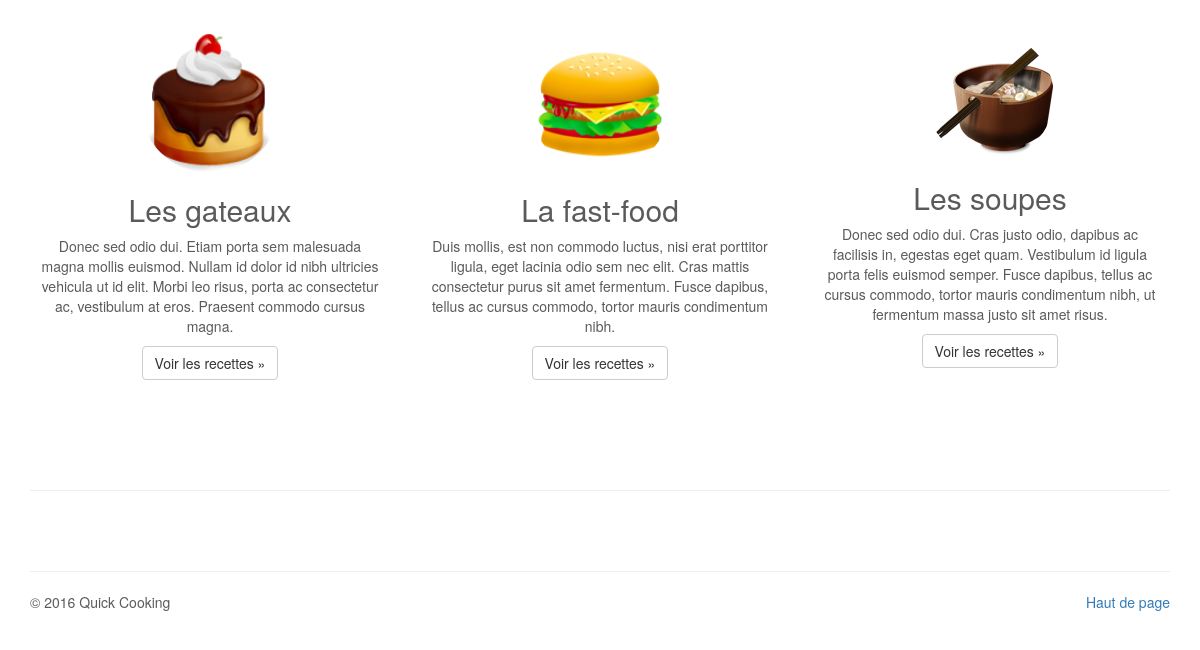
Before: / (lower part) with the older database file.
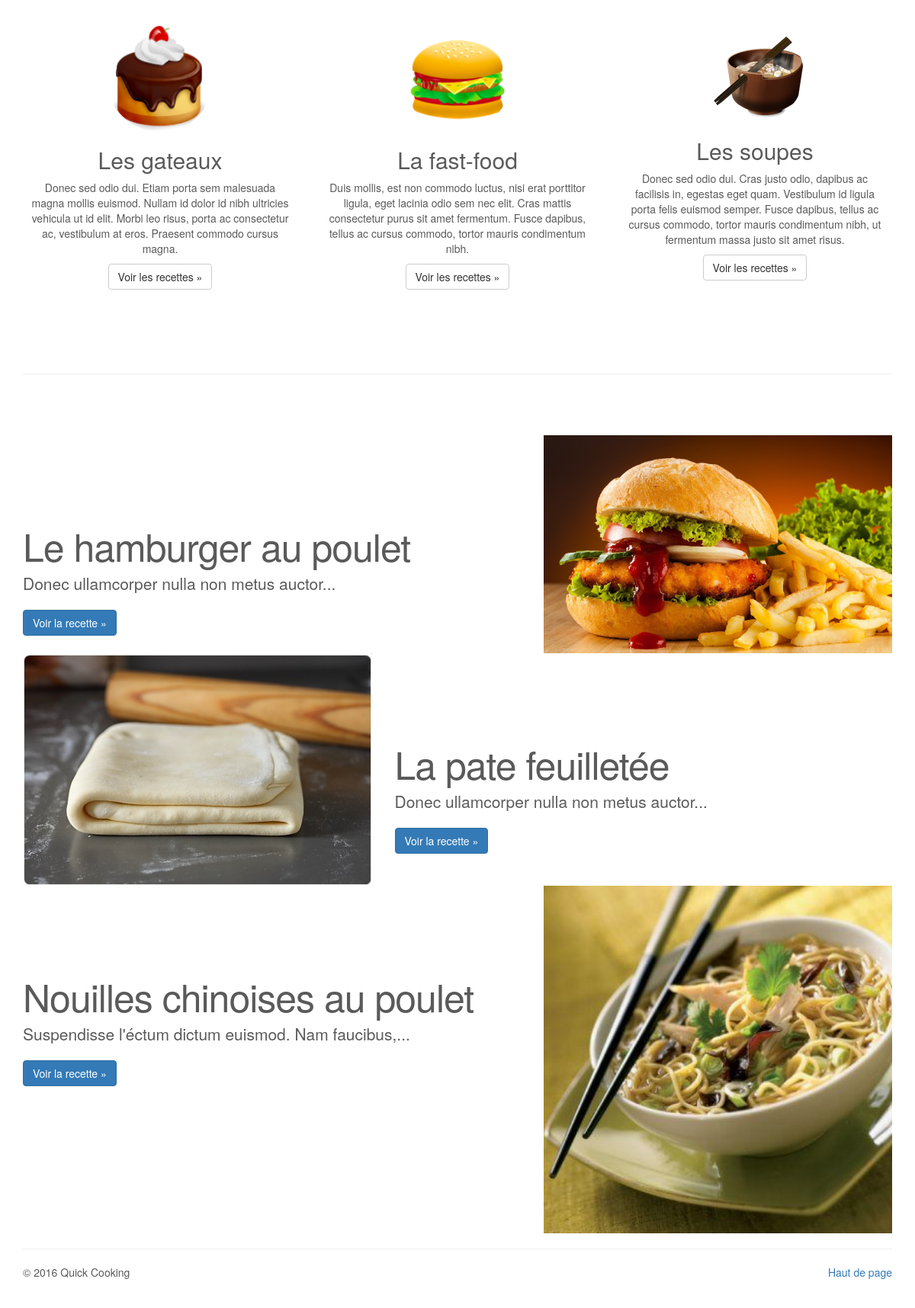
After: the same page with the newer database file.
### tables this page shows
CREATE TABLE IF NOT EXISTS `recipe` (
  `id` int(11) NOT NULL AUTO_INCREMENT,
  `type` tinyint(2) NOT NULL,
  `title` varchar(100) NOT NULL,
  `ingredients` text NOT NULL,
  `content` text NOT NULL,
  `picture` varchar(100) DEFAULT NULL,
  `date` datetime DEFAULT NULL,
  PRIMARY KEY (`id`)
);

### config/autoload.conf.php (called while the page is built, shortened)
<?php
function autoLoader($class_name) {
	$class_path = __DIR__.'/../class/'.$class_name.'.class.php';
	if (file_exists($class_path)) {
		return true;
	}
	throw new Exception('[AutoloadError] Class '.$class_name.' in '.$class_path.' not found');
}

### class/Db.class.php (called while the page is built, shortened)
<?php
class Db extends PDO {
    private static $instance;
    public static function getInstance($database = null) {
    	$database = !empty($database) ? $database : self::DB;
    	if (!isset(self::$instance)) {
    		self::$instance = new Db($database);
    	}
    	return self::$instance;
    }
	public static function bindValues(&$query, $vars = array()) {
		return true;
	}
	public static function select($sql, $vars = array()) {
		$query = self::_query($sql, $vars);
		return $query->fetchAll();
	}
	private static function _query($sql, $vars = array()) {
		$db = self::getInstance();
		$query = $db->prepare($sql);
		self::bindValues($query, $vars);
		$query->execute();
		return $query;
	}
}

### class/Model.class.php (called while the page is built, shortened)
<?php
class Model {
	public function __construct($data = array()) {
		foreach($data as $key => $value) {
			$setter = $this->_setter($key);
		}
	}
	public function __get($key) {
		$getter = $this->_getter($key);
		if (method_exists($this, $getter)) {
			return $this->$getter();
		}
	}
	public static function getList($sql, $bindings = array()) {
		return self::_getList(Db::select($sql, $bindings));
	}
	private static function _getList($result) {
		$items = array();
		foreach($result as $item) {
			$items[] = new $entity($item);
		}
		return $items;
	}
	public static function getClass() {
		return ucfirst(get_called_class());
	}
    private function _getter($key) {
    	return Utils::getCamelCase('get'.ucfirst($key));
    }
    private function _setter($key) {
    	return Utils::getCamelCase('set'.ucfirst($key));
    }
}

### class/Utils.class.php (called while the page is built, shortened)
<?php
class Utils {
	public static function getCamelCase($str) {
		return lcfirst(str_replace(' ', '', ucwords(str_replace('_', ' ', $str))));
	}
	public static function cutString($text, $max_length = 0, $end = '...', $sep = '[@]') {
	    if ($max_length > 0 && strlen($text) > $max_length) {
	        $text = wordwrap($text, $max_length, $sep);
	        $text = explode($sep, $text);
	        return $text[0].$end;
	    }
	    return $text;
	}
}

### class/Recipe.class.php (called while the page is built, shortened)
<?php
class Recipe extends Model {
	private $id;
	private $title;
	private $content;
	private $picture;
	public static $default_picture = 'img/recipe.png';
	public function getId() {
		return $this->id;
	}
	public function getTitle() {
		return ucfirst($this->title);
	}
	public function getContent($max_length = 0, $end = '...') {
		return Utils::cutString($this->content, $max_length, $end);
	}
	public function getPicture($default = '') {
		$default_picture = $default ?: self::$default_picture;
		if (!empty($this->picture)) {
			$picture_path = 'img/'.$this->picture;
			if (file_exists($picture_path)) {
				return $picture_path;
			}
		}
		return $default_picture;
	}
	public function setId($id) {
		$this->id = $id;
	}
	public function setTitle($title) {
		$this->title = $title;
	}
	public function setContent($content) {
		$this->content = $content;
	}
	public function setPicture($picture) {
		$this->picture = $picture;
	}
}

### index.php (the view, shortened to what the changed rows need)
<?php
require_once 'partials/header.php';
$random_recipes = Recipe::getList('SELECT * FROM recipe ORDER BY RAND() LIMIT 3');
?>
		<div class="row">
			<div class="col-lg-4">
				<h2>Les gateaux</h2>
			</div>
			<div class="col-lg-4">
				<h2>La fast-food</h2>
			</div>
			<div class="col-lg-4">
				<h2>Les soupes</h2>
			</div>
		</div>
		<?php foreach($random_recipes as $key => $recipe) { ?>
		<div class="row featurette">
			<div class="col-md-7 <?= $key % 2 === 0 ? 'pull-left' : 'pull-right' ?>">
				<h2 class="featurette-heading"><?= $recipe->title ?></h2>
				<p class="lead"><?= $recipe->getContent(50) ?></p>
				<a class="btn btn-primary" href="recipe.php?id=<?= $recipe->id ?>" role="button">Voir la recette &raquo;</a>
			</div>
			<div class="col-md-5 <?= $key % 2 === 0 ? 'pull-right' : 'pull-left' ?>">
				<img class="featurette-image img-responsive center-block" src="<?= $recipe->picture ?>" height="333" width="500" alt="">
			</div>
		</div>
		<?php } ?>
<?php require_once 'partials/footer.php' ?>

Changed rows visible on the page:
added recipe: title "Le hamburger au poulet", content "Donec ullamcorper nulla non metus auctor...", picture (picture)
added recipe: title "La pate feuilletée", content "Donec ullamcorper nulla non metus auctor...", picture (picture)
added recipe: title "Nouilles chinoises au poulet", content "Suspendisse l'éctum dictum euismod. Nam faucibus,...", picture (picture)
